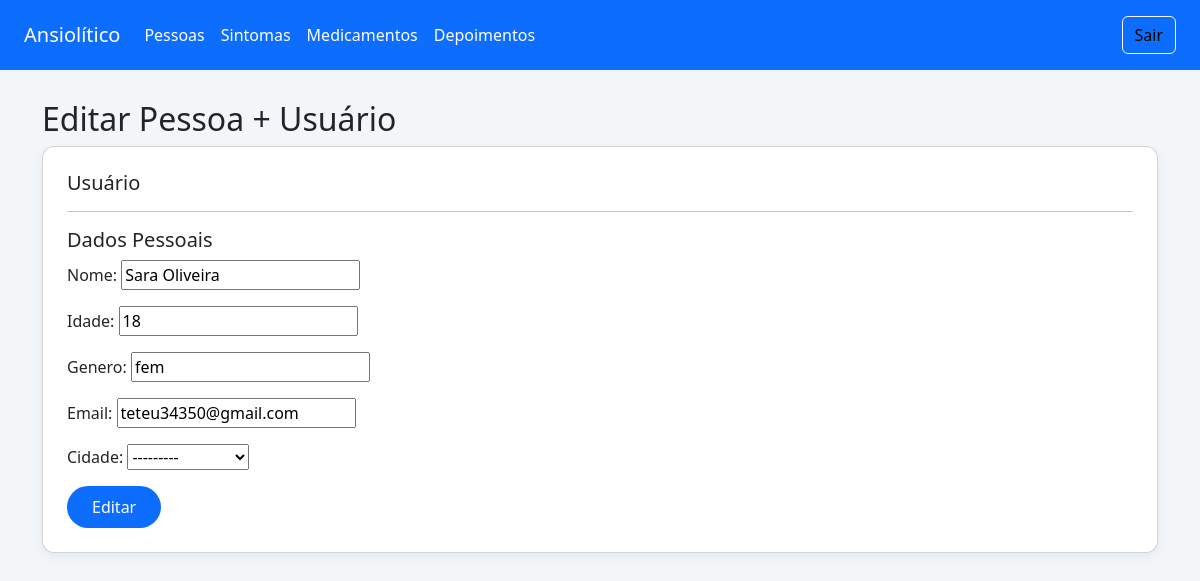
Page /pessoas/3/editar/ (signed in) on the committed database.
### app/models.py (models this page shows, shortened)
class Pessoa(models.Model):
    usuario = models.OneToOneField(User, on_delete=models.CASCADE, null=True, blank=True)
    nome = models.CharField(max_length=100)
    idade = models.PositiveIntegerField()
    genero = models.CharField(max_length=20)
    email = models.EmailField(unique=True)
    cidade = models.ForeignKey(Cidade, on_delete=models.SET_NULL, null=True, blank=True)

class Cidade(models.Model):
    nome = models.CharField(max_length=100)
    def __str__(self):
        return self.nome

### app/views.py (the view, shortened to what this page needs)
# urls.py: path('pessoas/<int:pk>/editar/', views.pessoa_edit, name='pessoa_edit'),
@login_required
def pessoa_edit(request, pk):
    pessoa = get_object_or_404(Pessoa, pk=pk)
    form = PessoaForm(request.POST or None, instance=pessoa)
    return render(request, 'pessoa_form.html', {'form': form, 'acao': 'Editar'})

### app/forms.py
class PessoaForm(forms.ModelForm):
    class Meta:
        model = Pessoa
        exclude = ['usuario']

### ansiolitico/app/templates/pessoa_form.html (shortened to what this page needs)
{% extends 'base.html' %}
{% block content %}
<h2>{{ acao }} Pessoa + Usuário</h2>
<div class="card p-4">
    <form method="post">
        <h5>Usuário</h5>
        <hr>
        <h5>Dados Pessoais</h5>
        {{ form.as_p }}
        <button type="submit" class="btn btn-modern">{{ acao }}</button>
    </form>
</div>
{% endblock %}

### ansiolitico/app/templates/base.html (style rules this page uses)
body { background-color: #f2f6f9; font-family: 'Segoe UI', sans-serif; }
.btn-modern { background-color: #0d6efd; color: white; border-radius: 25px; padding: 8px 24px; }
.card { border-radius: 12px; box-shadow: 0px 4px 12px rgba(0, 0, 0, 0.05); }

### rows in the picture
Pessoa: nome "Sara Oliveira", idade "18", genero "fem", email "teteu34350@gmail.com", cidade "---------"

### other values in the picture
{{ acao }} "Editar"
